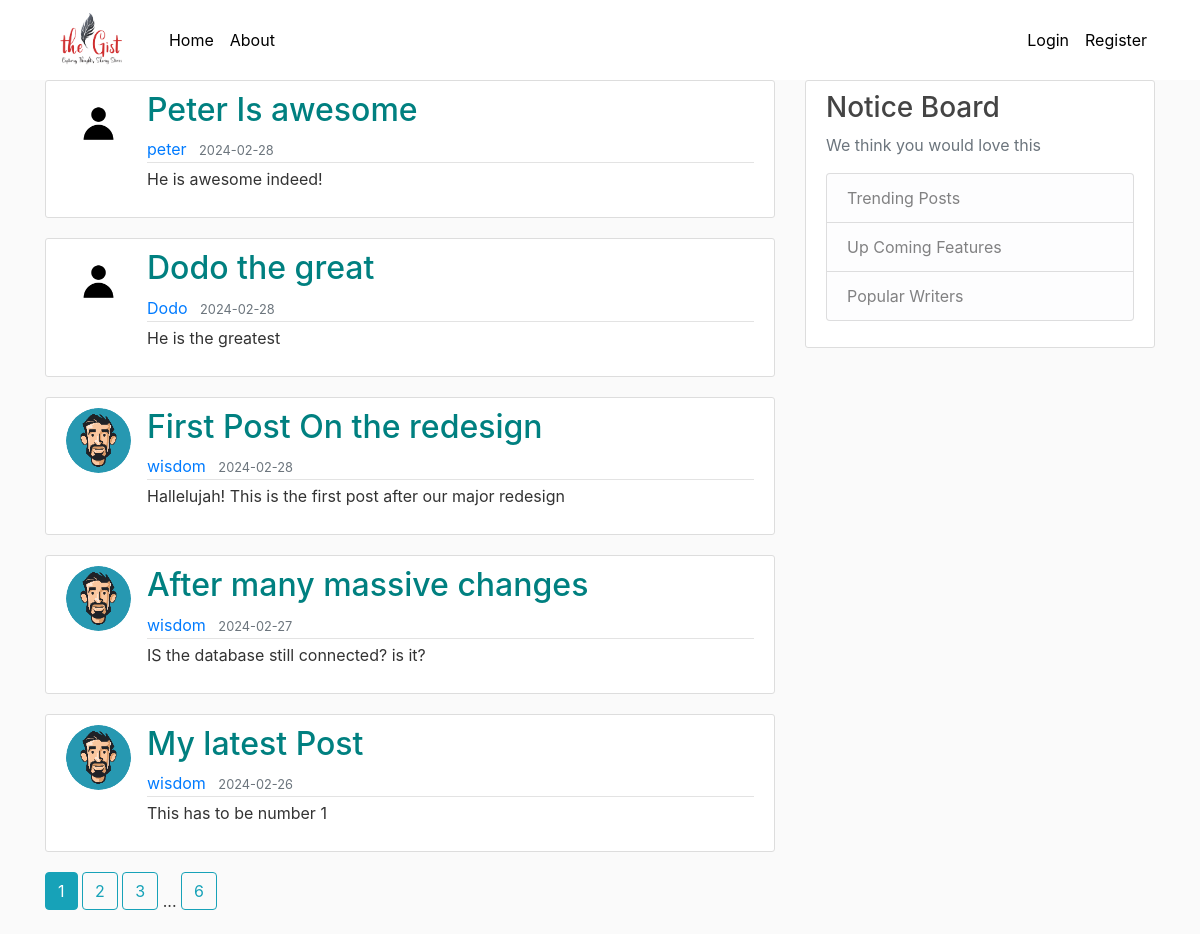
Page /home on the earlier database version.
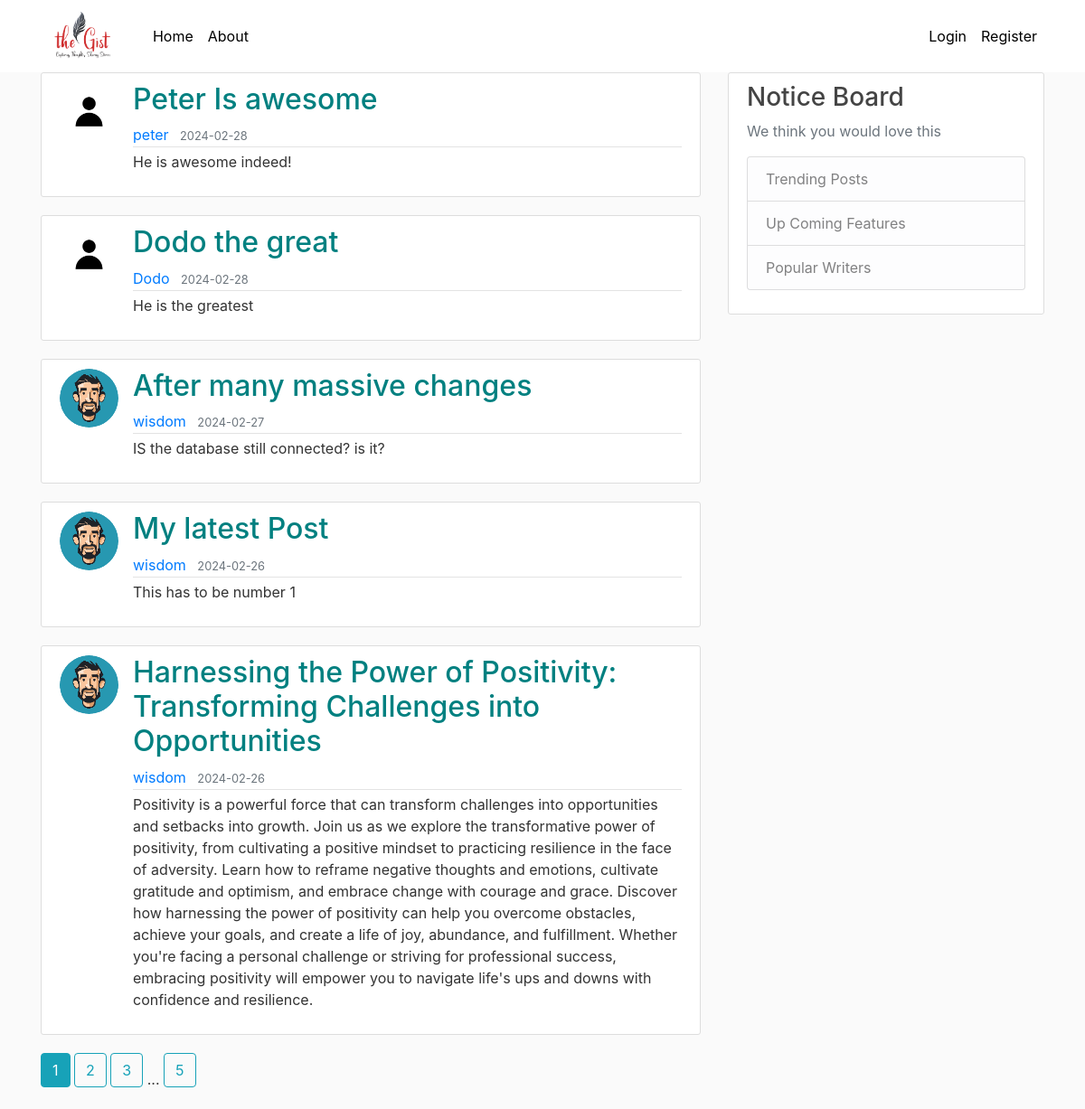
Same page on the later database version.
### flaskblog/models.py (models this page shows, shortened)
class Post(db.Model):
    id = db.Column(db.Integer, primary_key=True)
    title = db.Column(db.String(100), nullable=False)
    date_posted = db.Column(db.DateTime, nullable=False, default=datetime.utcnow)
    content = db.Column(db.Text, nullable=False)
    user_id = db.Column(db.Integer, db.ForeignKey('user.id'), nullable='False')

class User(db.Model, UserMixin):
    id = db.Column(db.Integer, primary_key=True)
    username = db.Column(db.String(20), unique=True, nullable=False)
    email = db.Column(db.String(120), unique=True, nullable=False)
    image_file = db.Column(db.String(20), nullable=False, default='default.jpg')
    password = db.Column(db.String(60), nullable=False)
    posts = db.relationship('Post', backref='author', lazy=True)

### flaskblog/main/routes.py (the view)
@main.route("/")
@main.route("/home")
def home():
    page = request.args.get('page', 1, type=int)
    posts = Post.query.order_by(Post.date_posted.desc())\
        .paginate(page=page, per_page=5)
    return render_template('home.html', posts=posts)

### flaskblog/templates/home.html
{% extends "layout.html" %}
{% block content %}
    {% for post in posts.items %}
        <article class="media content-section">
          <img class="rounded-circle article-img" src="{{ url_for('static', filename='profile_pics/' + post.author.image_file) }}">
          <div class="media-body">
            <h2><a class="article-title" href="{{ url_for('posts.post', post_id=post.id) }}">{{ post.title }}</a></h2>
            <div class="article-metadata">
              <a class="mr-2" href="{{ url_for('users.user_posts', username=post.author.username) }}">{{ post.author.username }}</a>
              <small class="text-muted">{{ post.date_posted.strftime('%Y-%m-%d') }}</small>
            </div>
            <p class="article-content">{{ post.content }}</p>
          </div>
        </article>
    {% endfor %}
    {% for page_num in posts.iter_pages(left_edge=1, right_edge=1, left_current=1, right_current=2) %}
      {% if page_num %}
        {% if posts.page == page_num %}
          <a class="btn btn-info mb-4" href="{{ url_for('main.home', page=page_num) }}">{{ page_num }}</a>
        {% else %}
          <a class="btn btn-outline-info mb-4" href="{{ url_for('main.home', page=page_num) }}">{{ page_num }}</a>
        {% endif %}
      {% else %}
        ...
      {% endif %}
    {% endfor %}
{% endblock content %}

Differences in the rows shown:
removed Post: image_file (picture), title "First Post On the redesign", author.username "wisdom", date_posted "2024-02-28", content "Hallelujah! This is the first post after our major redesign"
now on this page (row unchanged): Post: image_file (picture), title "Harnessing the Power of Positivity: Transforming Challenges into Opportunities", author.username "wisdom", date_posted "2024-02-26", content "Positivity is a powerful force that can transform challenges into opportunities and setbacks into growth. Join us as we explore the transformative power of positivity, from cultivating a positive mindset to practicing resilience in the face of adversity. Learn how to reframe negative thoughts and emotions, cultivate gratitude and optimism, and embrace change with courage and grace. Discover how harnessing the power of positivity can help you overcome obstacles, achieve your goals, and create a life of joy, abundance, and fulfillment. Whether you're facing a personal challenge or striving for professional success, embracing positivity will empower you to navigate life's ups and downs with…"
Other differences:
new list line: "5"
list line gone: "6"
